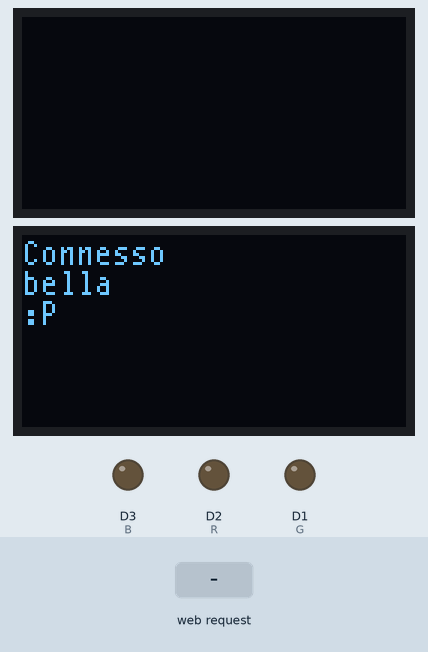
The program below on a simulated ESP8266 (NodeMCU). Parts: 2 × 128×64 one-colour display, output pins drawn as LEDs (lit = HIGH). The test bench sets the inputs (shaded band). WiFi joins after 1.5 s; servers stay silent unless stated; storage starts empty; what the program prints to the serial monitor is not drawn.

Above: at 4.7 s.
6.4 s: HTTP request GET /save received
At 7.1 s:
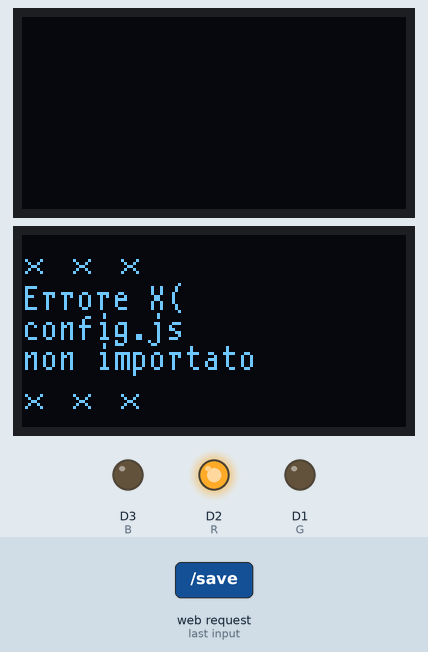
At 8.4 s:
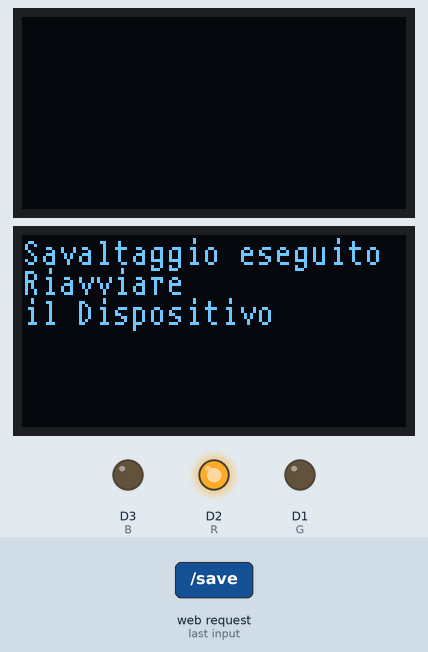
Timing chart, 0 to 9.9 s (numbered marks = the images above; inputs shaded):
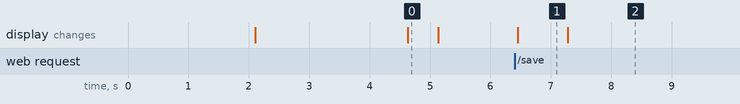

The program:

main.cpp
```cpp
#include <Arduino.h>
#include <U8g2lib.h>
#include <SPI.h>
#include <Wire.h>
#include <ESP8266WiFi.h>
#include <WiFiClient.h>
#include <ESP8266WebServer.h>
#include <ESP8266HTTPClient.h>
#include <ArduinoJson.h>

#include "FS.h"

ESP8266WebServer server(80); //settaggio serrver sulla porta 80

#define G D1
#define R D2
#define B D3
#define BT D4

U8G2_SSD1306_128X64_NONAME_F_4W_SW_SPI u8g2(U8G2_R0, D5, D6, D7, D8, D0);

extern void oled_display_update(char *s_1, char *s_2, char *s_3, char *s_4, char *s_5, char *s_6, int mode, U8G2_SSD1306_128X64_NONAME_F_4W_SW_SPI oled_display);
void save_json();
bool request = 0;

//Dichiarazione di variabili globali

const char *www_username = "LEST";
const char *www_password = "LESTermostater";

const char *net_ssid = "";
const char *net_pswd = "";
const char *api_url = "";
const char *id_device = "";
String id_lest = "";

int delay_time = 0;
bool static_config = 0; //static or DHCP

int ip[4], dns[4], default_gw[4], subnet_m[4];

String getData, Link, file_config;

HTTPClient http;

void setup()
{

  pinMode(R, OUTPUT); //Red
  pinMode(G, OUTPUT); //Green
  pinMode(B, OUTPUT); //Blue

  Serial.begin(115200); //Inizializzo la seriale

  u8g2.begin();

  oled_display_update("", "", "", "", "", "", 2, u8g2);

  WiFi.mode(WIFI_AP_STA); //Abilito la possibilità di avere access point e client attivi

  //Monto il mio SPIFFS File System

  if (!SPIFFS.begin())
  {
    Serial.println("File system non montato ");
    oled_display_update("Errore X(", "config.js", "non importato", "", "", "", 1, u8g2);
  }
  else
  {
    Serial.println("File system montato");
  }

  // Dichiaro  che il file da aprire è il config.json

  File config_json_file = SPIFFS.open("/config.json", "r");

  file_config = config_json_file.readStringUntil('\n'); //questo è il nostro config.js salvato su stringa

  //Creo buffer JSON per la lettura del file config.json

  DynamicJsonBuffer jsonBuffer;
  JsonObject &config_json = jsonBuffer.parseObject(file_config); //leggo la configurazione

  if (!config_json.success())
  {
    Serial.println("Impossibile leggere la configurazione");
    oled_display_update("Errore X(", "config.js", "non parsato", "", "", "", 1, u8g2);
  }
  else
  {
    Serial.println("Configuazione correttamente caricata");
    config_json.printTo(Serial);
    Serial.println("");
  }

  net_ssid = config_json["net_ssid"];
  net_pswd = config_json["net_pswd"];
  api_url = config_json["api_url"];
  id_device = config_json["id_device"];
  id_lest = String(id_device);
  delay_time = config_json["delay_time"];

  static_config = config_json["net_static"];

  ip[0] = config_json["net_ip_0"];
  ip[1] = config_json["net_ip_1"];
  ip[2] = config_json["net_ip_2"];
  ip[3] = config_json["net_ip_3"];

  default_gw[0] = config_json["net_dfgw_0"];
  default_gw[1] = config_json["net_dfgw_1"];
  default_gw[2] = config_json["net_dfgw_2"];
  default_gw[3] = config_json["net_dfgw_3"];

  subnet_m[0] = config_json["net_sm_0"];
  subnet_m[1] = config_json["net_sm_1"];
  subnet_m[2] = config_json["net_sm_2"];
  subnet_m[3] = config_json["net_sm_3"];

  dns[0] = config_json["net_dns_0"];
  dns[1] = config_json["net_dns_1"];
  dns[2] = config_json["net_dns_2"];
  dns[3] = config_json["net_dns_3"];

  if (static_config)
  {
    Serial.println("Configurazione statica....");
    IPAddress ip_addr(ip[0], ip[1], ip[2], ip[3]);
    IPAddress dns_addr(dns[0], dns[1], dns[2], dns[3]);
    IPAddress gw_addr(default_gw[0], default_gw[1], default_gw[2], default_gw[3]);
    IPAddress sm_addr(subnet_m[0], subnet_m[1], subnet_m[2], subnet_m[3]);

    Serial.println(ip_addr);
    Serial.println(gw_addr);
    Serial.println(sm_addr);
    Serial.println(dns_addr);

    if (!WiFi.config(ip_addr, gw_addr, sm_addr, dns_addr))
    { //Configurazione statica del web-server in caso di Client
      Serial.println("Errore configurazione statica");
    }
  }

  WiFi.mode(WIFI_STA);
  WiFi.begin(net_ssid, net_pswd); // Provo a eseguire una connessione con le credenziali che ho

  Serial.print("Connecting...");

  long start_c = millis();
  long counter = 0;
  long soglia = 300000; //soglia di controllo per passare il AP (default 25s)

  // Wait for connection
  while (WiFi.status() != WL_CONNECTED)
  {
    counter += millis() - start_c;
    Serial.println(counter);
    if (counter < soglia)
    {
      delay(1000);
      Serial.print(".");
    }
    else
    {
      break;
    }
  }
  Serial.println("");
  Serial.println(WiFi.macAddress());

  if (WiFi.status() == WL_CONNECTED)
  {
    //Connessione stabilita
    Serial.println(WiFi.localIP().toString().c_str());
    oled_display_update("Connesso", "bella", ":P", "", "", "", 0, u8g2);

    analogWrite(R, 255);
    analogWrite(G, 0);
    analogWrite(B, 0);

    //Setto http sull'indirizzo del mio server

    String http_address = String(api_url);

    Serial.print("Richiesta settata su: "); //Stampo l'indirizzo
    Serial.println(http_address);

    request = 1; //Abilito l'invio del dato

    http.begin(http_address); //configuro e avio htt sul'url precedentemente dichiarato

    // Dichiaro la struttura del mio filesystem in modo da caricare i file archiviati con SPIFFS
    server.serveStatic("/js", SPIFFS, "/js");
    server.on("/info", []() {
      return server.send(200, "text/plain", id_lest);
    });
    server.on("/save", save_json);
    server.serveStatic("/img", SPIFFS, "/img");
    server.serveStatic("/css", SPIFFS, "/css");
    server.serveStatic("/", SPIFFS, "/index.html");
    server.begin(); //Faccio partire il server

    // Mostro l'avvenuto successo della connesione su display e do informazioni utili all'utente
  }
  else
  {

    //Problemi di connesione avvio Access Point

    WiFi.disconnect(true); //Disconnetto la wifi

    WiFi.mode(WIFI_AP);
    WiFi.softAP("LEST", "LESTermostater"); // ìdichiaro i parametri del mio access point

    Serial.println("Access Point Mode");
    Serial.println(WiFi.softAPIP());

    analogWrite(R, 120);
    analogWrite(G, 255);
    analogWrite(B, 0);

    //update_display(1, "AP SOMMM", "192.168.4.1"); //192.168.4.1 default

    //Avviso con modalità 1 il display che ho creato un access point

    server.serveStatic("/js", SPIFFS, "/js");
    server.on("/info", []() {
      return server.send(200, "text/plain", id_lest);
    });
    server.on("/save", save_json);
    server.serveStatic("/img", SPIFFS, "/img");
    server.serveStatic("/css", SPIFFS, "/css");
    server.serveStatic("/", SPIFFS, "/index.html");
    server.begin(); //Faccio partire il server
  }
}

void loop()
{
  server.handleClient();
}


void save_json()
{

  if (!SPIFFS.begin()) //controllo di aver accesso al filesystem
  {
    // Se vine visualizzato c'è un problema al filesystem
    server.send(500, "text/plain", "Impossibile leggere la configurazione attualmente memorizzata"); //messaggio di callback per client web
    Serial.println("SPIFFS2 Mount failed");
  }
  else
  { //File sistem correttamente caricato
    Serial.println("SPIFFS2 Mount succesfull");
  }

  File file_conf_saved = SPIFFS.open("/config.json", "r"); //Apro il file in modalità lettura

  DynamicJsonBuffer jsonBuffer_local; //creo secondo buffer
  String conf_read_file = file_conf_saved.readStringUntil('\n');
  JsonObject &json = jsonBuffer_local.parseObject(conf_read_file);

  if (!json.success())
  {
    server.send(500, "text/plain", "Impossibile leggere la configurazione attualmente memorizzata"); //messaggio di callback per client web
    Serial.println("Impossibile leggere la configurazione");
    oled_display_update("Errore X(", "config.js", "non importato", "", "", "", 1, u8g2);
  }
  else
  {
    Serial.println("Configurazione correttamente caricata");
    json.printTo(Serial);
    Serial.println("");
  }

  //#######################################################
  //controllo e salvataggio dei dati in caso di cambiamento
  //#######################################################

  if (server.arg("net_ssid") != "")
  { //ssid
    json.set("net_ssid", server.arg("net_ssid"));
  }

  if (server.arg("net_pswd") != "")
  { //password
    json.set("net_pswd", server.arg("net_pswd"));
  }

  if (server.arg("api_url") != "")
  { //codice dispositivo
    json.set("api_url", server.arg("api_url"));
  }

  if (server.arg("id_device") != "")
  { //url server con api
    json.set("id_device", server.arg("id_device"));
  }

  if (server.arg("net_static") != "")
  { // 1-0 abilita configurazione statica
    json.set("net_static", server.arg("net_static"));
  }

  if (server.arg("net_ip_0") != "")
  { // ip[0]
    json.set("net_ip_0", server.arg("net_ip_0"));
  }

  if (server.arg("net_ip_1") != "")
  { //ip[1]
    json.set("net_ip_1", server.arg("net_ip_1"));
  }

  if (server.arg("net_ip_2") != "")
  { //ip[2]
    json.set("net_ip_2", server.arg("net_ip_2"));
  }

  if (server.arg("net_ip_3") != "")
  { //ip[3]
    json.set("net_ip_3", server.arg("net_ip_3"));
  }

  if (server.arg("net_dns_0") != "")
  { //dns[0]
    json.set("net_dns_0", server.arg("net_dns_0"));
  }

  if (server.arg("net_dns_1") != "")
  { //dns[1]
    json.set("net_dns_1", server.arg("net_dns_1"));
  }

  if (server.arg("net_dns_2") != "")
  { //dns[2]
    json.set("net_dns_2", server.arg("net_dns_2"));
  }

  if (server.arg("net_dns_3") != "")
  { //dns[3]
    json.set("net_dns_3", server.arg("net_dns_3"));
  }

  request = 0;

  delay(100); //aspetto che tutto sia correttamente settato e poi scrivo

  if (!server.authenticate(www_username, www_password))
  {
    return server.requestAuthentication();
  }

  File save = SPIFFS.open("/config.json", "w"); //Apro il file in modalità scrittura

  delay(200);
  json.printTo(save);   //salvo la nuova configurazione
  json.printTo(Serial); // stampo la nuova configurazione

  server.send(200, "text/plain", "Salvataggio efettuato correttamente. Riavvia SOMMM appena led rosso spento"); //messaggio di callback per client web
  Serial.println("Riavvia il dispositivo appena led rosso spento");
  oled_display_update("Savaltaggio eseguito", "Riavviare", "il Dispositivo", "", "", "", 0, u8g2);


  //Riavvio dispositivo
}
```

display.cpp
```cpp
#include <Arduino.h>
#include <U8g2lib.h>
#include <image.h>

void display_mode_g(char *s_1, char *s_2, char *s_3, char *s_4, char *s_5, char *s_6, U8G2_SSD1306_128X64_NONAME_F_4W_SW_SPI oled_display);
void error_mode(char *s_1, char *s_2, char *s_3, U8G2_SSD1306_128X64_NONAME_F_4W_SW_SPI oled_display);
void startup(U8G2_SSD1306_128X64_NONAME_F_4W_SW_SPI oled_display);

void oled_display_update(char *s_1, char *s_2, char *s_3, char *s_4, char *s_5, char *s_6, int mode, U8G2_SSD1306_128X64_NONAME_F_4W_SW_SPI oled_display)
{

    switch (mode)
    {
    case 0:
        display_mode_g(s_1, s_2, s_3, s_4, s_5, s_6, oled_display);
        break;
    case 1:
        error_mode(s_1,s_2,s_3,oled_display);
        break;
    case 2:
        startup(oled_display);
        break;

    }
}

void display_mode_g(char *s_1, char *s_2, char *s_3, char *s_4, char *s_5, char *s_6, U8G2_SSD1306_128X64_NONAME_F_4W_SW_SPI oled_display)
{
    oled_display.clearBuffer();               //Pulisco il buffer
    oled_display.setFont(u8g2_font_t0_11_tr); // font che permette la disposizione di 4 righe nel display

    oled_display.drawUTF8(0, 10, s_1);
    oled_display.drawUTF8(0, 20, s_2);
    oled_display.drawUTF8(0, 30, s_3);
    oled_display.drawUTF8(0, 40, s_4);
    oled_display.drawUTF8(0, 50, s_5);
    oled_display.drawUTF8(0, 60, s_6);

    oled_display.sendBuffer(); // Mando le operazioni da eseguire sul display
    delay(500);                //mi fermo 100ms per il refresh
}

void error_mode(char *s_1, char *s_2, char *s_3, U8G2_SSD1306_128X64_NONAME_F_4W_SW_SPI oled_display){
    oled_display.clearBuffer();               //Pulisco il buffer

    oled_display.setFont(u8g2_font_unifont_t_symbols);
    oled_display.drawUTF8(0, 15, "× × ×");
    oled_display.drawUTF8(0, 60, "× × ×");

    oled_display.setFont(u8g2_font_t0_11_tr); // font che permette la disposizione di 4 righe nel display

    oled_display.drawUTF8(0, 25, s_1);
    oled_display.drawUTF8(0, 35, s_2);
    oled_display.drawUTF8(0, 45, s_3);


    oled_display.sendBuffer(); // Mando le operazioni da eseguire sul display
    delay(500);                //mi fermo 100ms per il refresh
}

void startup(U8G2_SSD1306_128X64_NONAME_F_4W_SW_SPI oled_display){
     oled_display.clearBuffer();               //Pulisco il buffer

    oled_display.drawBitmap(0,0,128/8,64,logo);

    oled_display.sendBuffer(); // Mando le operazioni da eseguire sul display
    delay(2000);
}
```

Source omitted: image.h (13884 bytes)

Measured:
- after the input at 6.4 s, the display: changes after 0.05 s (image 1)
- what the display in image 0 shows lasts 0.5 s, from 4.6 s to 5.1 s
- what the display in image 1 shows lasts 0.8 s, from 6.5 s to 7.3 s
